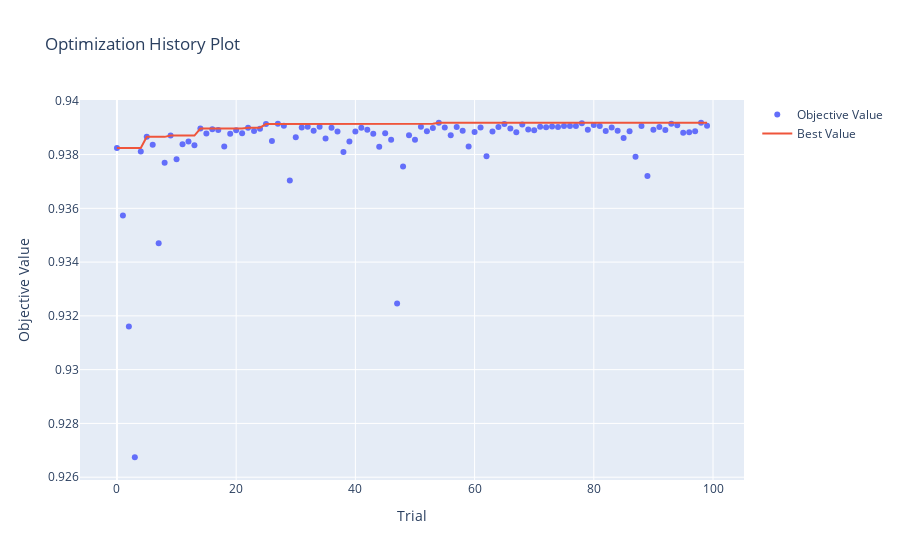
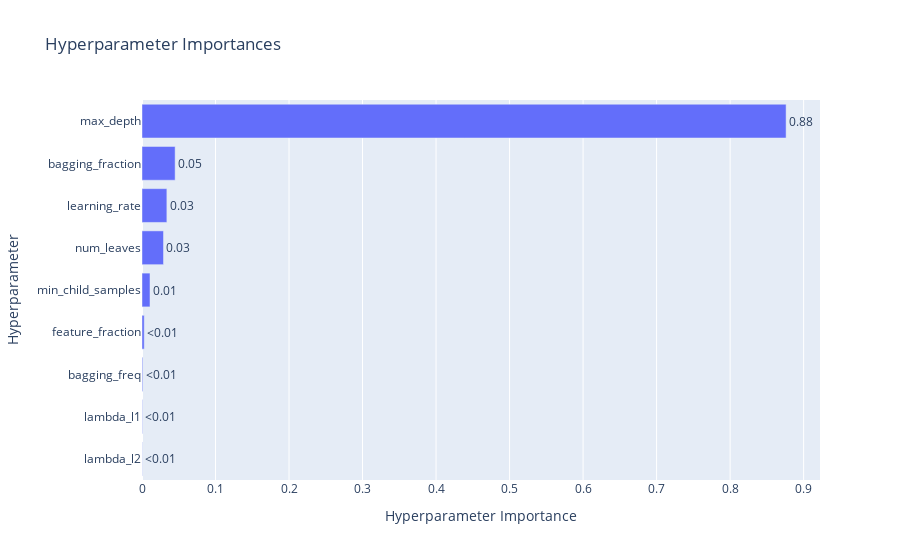

Notebook code for these charts, in order:
### Code cell
# 最適化の履歴を可視化
fig1 = plot_optimization_history(study)
fig1.show()

# パラメータの重要度を可視化
fig2 = plot_param_importances(study)
fig2.show()
